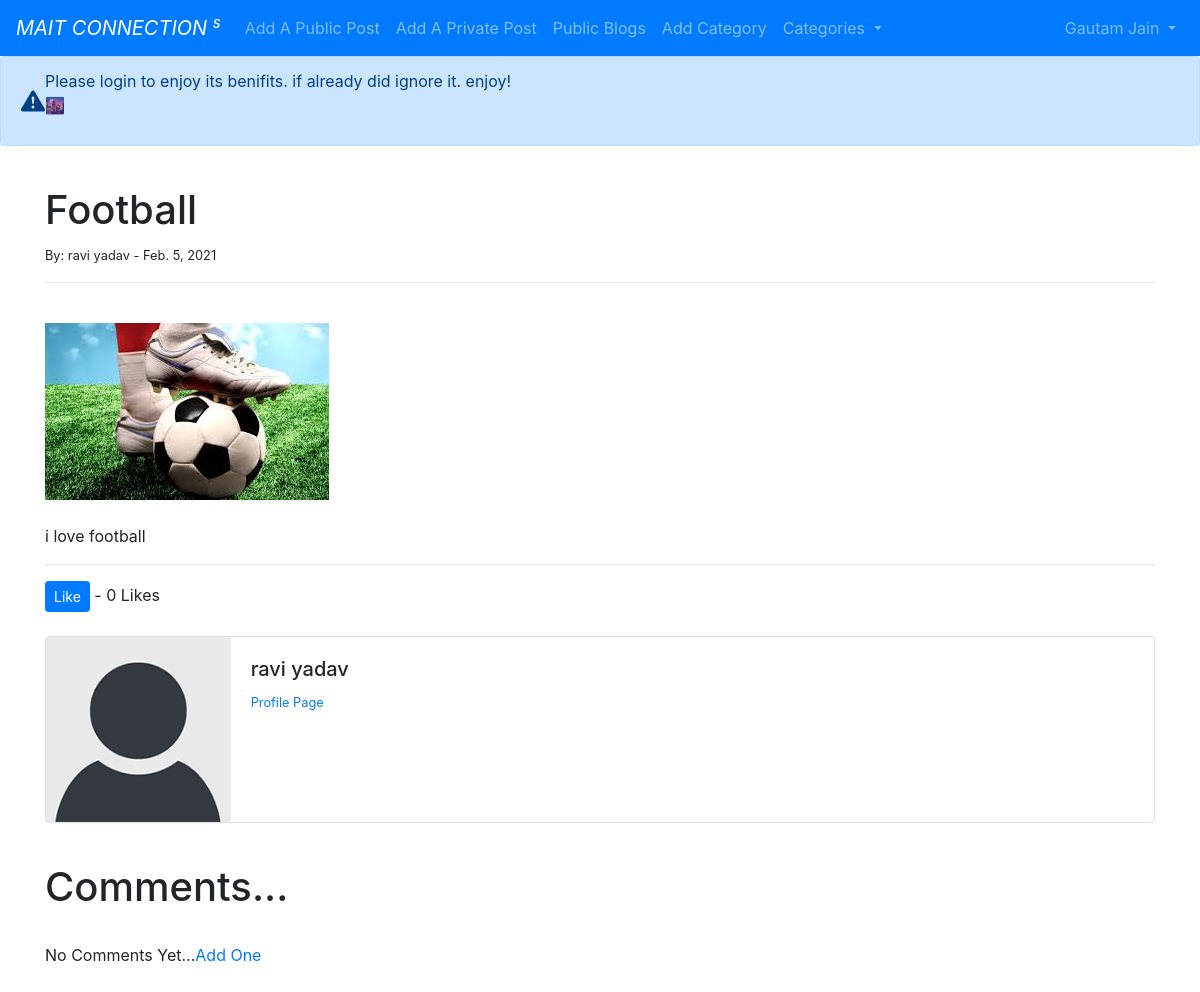
/article/23 (signed in), run on the app's committed database.
### theblog/models.py (models this page shows, shortened)
class Post(models.Model):
	title = models.CharField(max_length=255)
	header_image = models.ImageField(null=True, blank=True, upload_to="images/")
	title_tag = models.CharField(max_length=255)
	author = models.ForeignKey(User, on_delete=models.CASCADE)
	body = RichTextField(blank=True, null=True)
	post_date = models.DateField(auto_now_add=True)
	category = models.CharField(max_length=255, default='coding')
	snippet = models.CharField(max_length=255)
	likes = models.ManyToManyField(User, related_name='blog_posts')
	def total_likes(self):
		return self.likes.count()

### theblog/views.py (the view)
# urls.py: path('article/<int:pk>', ArticleDetailView.as_view(), name='article-detail'),
class ArticleDetailView(DetailView):
    model = Post
    template_name = 'article_details.html'
    def get_context_data(self, *args, **kwargs):
        cat_menu = Category.objects.all()
        context = super(ArticleDetailView, self).get_context_data(*args, **kwargs)
        stuff = get_object_or_404(Post, id=self.kwargs['pk'])
        total_likes = stuff.total_likes()
        liked = False
        if stuff.likes.filter(id=self.request.user.id).exists():
            liked = True
        context["cat_menu"] = cat_menu
        context["total_likes"] = total_likes
        context["liked"] = liked
        return context

### theblog/models.py (called while the page is built)
	def __str__(self):
		return self.name

### theblog/templates/article_details.html (shortened to what this page needs)
{% extends 'base.html' %}
{% load static %}
{% block content %}
	<h1>{{ post.title }}</h1>
	<small>By:
		{{ post.author.first_name }}
		{{ post.author.last_name }} -
		{{ post.post_date }}
	</small><br/>
	<hr>
	<br/>
	{% if post.header_image %}
		<img src="{{ post.header_image.url }}">
	{% endif %}
	<br/><br/>
	{{ post.body|safe }}
	<hr>
	<form action="{% url 'like_post' post.pk %}" method="POST">
	{% if user.is_authenticated %}
		{% if liked %}
			<button type="submit", name="post_id", value="{{ post.id }}", class="btn btn-danger btn-sm">Unlike</button>
		{% else %}
			<button type="submit", name="post_id", value="{{ post.id }}", class="btn btn-primary btn-sm">Like</button>
		{% endif %}
	{% else %}
		<small><a href="{% url 'login' %}">Login</a> to like</small>
	{% endif %}
		- {{ total_likes }} Likes
	</form>
<br/>
<div class="card mb-3">
  <div class="row no-gutters">
    <div class="col-md-2">
{% if post.author.profile.profile_pic %}
      <img src="{{ post.author.profile.profile_pic.url }}" class="card-img">
{% else %}
	<img src="{% static 'theblog/images/default_profile_pic.png' %}" class="card-img">
{% endif %}
    </div>
    <div class="col-md-10">
      <div class="card-body">
        <h5 class="card-title">
        	{{ post.author.first_name }}
			{{ post.author.last_name }}
		</h5>
<p class="small text-muted">
	<a href="{% url 'show_profile_page' post.author.profile.id %}">Profile Page</a>
</p>
      </div>
    </div>
  </div>
</div>
<br/>
<h1>Comments...</h1>
<br/>
{% if not post.comments.all %}
	No Comments Yet...<a href="{% url 'add_comment' post.pk %}">Add One</a>
{% endif %}
<br/>
<br/><br/>
{% endblock %}

### theblog/templates/base.html (shortened to what this page needs)
{% load static %}
<!doctype html>
<html lang="en">
  <head>
    <link rel="stylesheet" href="https://stackpath.bootstrapcdn.com/bootstrap/4.4.1/css/bootstrap.min.css">
  </head>
  <body>
    <nav class="navbar navbar-expand-lg navbar-dark bg-primary">
  <a class="navbar-brand" href="{% url 'home' %}"><em> MAIT CONNECTION <sup>s</sup> </em></a>
  <div class="collapse navbar-collapse" id="navbarSupportedContent">
    <ul class="navbar-nav mr-auto">
      {% if user.is_authenticated %}
        <li class="nav-item">
          <a class="nav-link" href="{% url 'add_post' %}">Add A Public Post</a>
        </li>
        <li class="nav-item">
          <a class="nav-link" href="{% url 'add_private' %}">Add A Private Post</a>
        </li>
      <li class="nav-item">
          <a class="nav-link" href="{% url 'pp' %}">Public Blogs</a>
        </li>
        <li class="nav-item">
          <a class="nav-link" href="{% url 'add_category' %}">Add Category</a>
        </li>
      {% if cat_menu %}
      <li class="nav-item dropdown">
        <a class="nav-link dropdown-toggle" href="#" id="navbarDropdown" role="button" data-toggle="dropdown" aria-haspopup="true" aria-expanded="false">
          Categories
        </a>
      </li>
      {% else %}
        <li class="nav-item">
            <a class="nav-link" href="{% url 'category-list' %}">Categories</a>
        </li>
      {% endif %}
      {% endif %}
    </ul>
{% if user.is_authenticated %}
    <ul class="navbar-nav ml-auto">
      <li class="nav-item dropdown">
          <a class="nav-link dropdown-toggle" href="#" id="navbarDropdown" role="button" data-toggle="dropdown" aria-haspopup="true" aria-expanded="false">
            {{ user.first_name }}
            {{ user.last_name }}
          </a>
      </li>
    </ul>
{% endif %}
  </div>
</nav>
     <div class="alert alert-primary d-flex align-items-center" role="alert">
  <div>
    Please login to enjoy its benifits. if already did ignore it. enjoy!<p>&#127750;</p>
  </div>
    </div>
    <br/>
    <div class="container">
      {% block content %}
      {% endblock %}
    </div>
  </body>
</html>

### data on the page
Post: title "Football", author.first_name "ravi", author.last_name "yadav", post_date "Feb. 5, 2021", header_image (picture), body "i love football"

### other printed values
{{ user.first_name }} "Gautam"
{{ user.last_name }} "Jain"
{{ total_likes }} "0"
